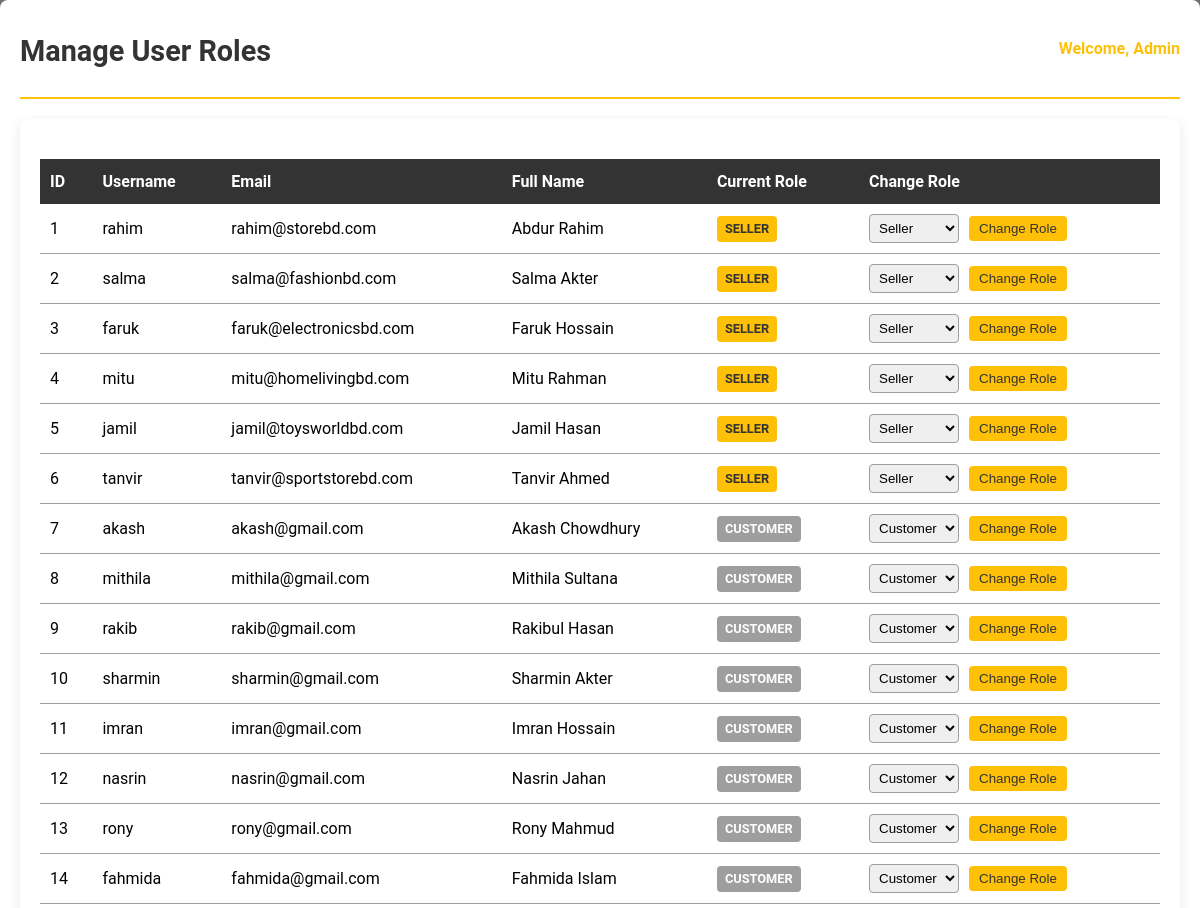
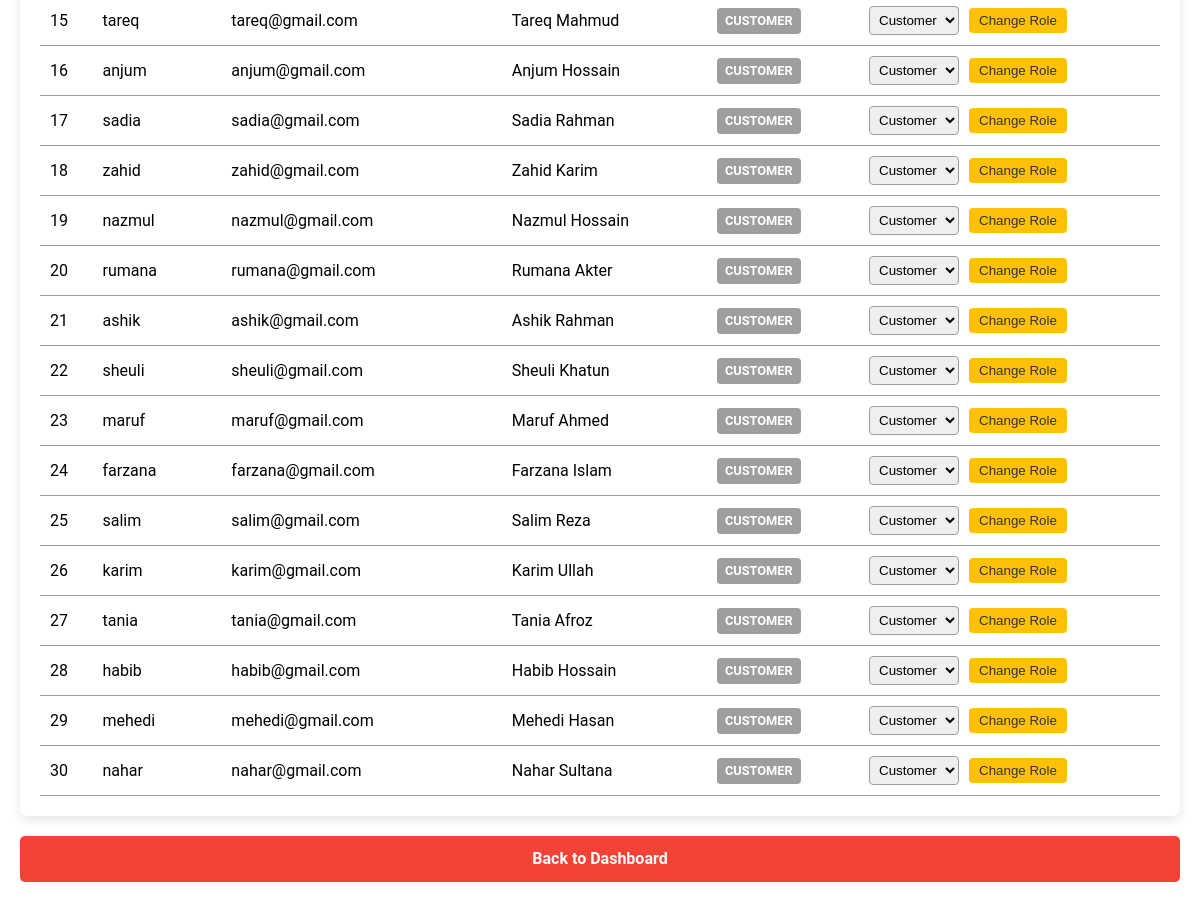
Page /manage_user_roles.php (signed in) on the committed database (2 pictures, top to bottom).
### tables this page shows
CREATE TABLE users (
    user_id INT AUTO_INCREMENT PRIMARY KEY,
    username VARCHAR(50) NOT NULL UNIQUE,
    password VARCHAR(255) NOT NULL,
    email VARCHAR(100) NOT NULL UNIQUE,
    full_name VARCHAR(100) NOT NULL,
    role ENUM('admin', 'seller', 'customer') NOT NULL,
    phone VARCHAR(20),
    address TEXT,
    created_at TIMESTAMP DEFAULT CURRENT_TIMESTAMP,
    last_login TIMESTAMP NULL
);

### manage_user_roles.php (the view, shortened to what this page needs)
<?php
include 'db_connect.php';
$query = "SELECT user_id, username, email, full_name, role FROM users WHERE role != 'admin'";
$result = mysqli_query($conn, $query);
?>
<!DOCTYPE html>
<html lang="en">
<head>
    <link rel="stylesheet" href="Admin_Styles.css">
</head>
<body>
    <div class="admin-dashboard">
        <div class="dashboard-header">
            <h1 class="dashboard-title">Manage User Roles</h1>
            <p class="dashboard-welcome">Welcome, Admin</p>
        </div>
        <div class="user-roles-container">
            <table class="user-roles-table">
                <thead>
                    <tr>
                        <th>ID</th>
                        <th>Username</th>
                        <th>Email</th>
                        <th>Full Name</th>
                        <th>Current Role</th>
                        <th>Change Role</th>
                    </tr>
                </thead>
                <tbody>
                    <?php while ($row = mysqli_fetch_assoc($result)): ?>
                    <tr>
                        <td><?php echo htmlspecialchars($row['user_id']); ?></td>
                        <td><?php echo htmlspecialchars($row['username']); ?></td>
                        <td><?php echo htmlspecialchars($row['email']); ?></td>
                        <td><?php echo htmlspecialchars($row['full_name']); ?></td>
                        <td>
                            <span class="role-badge <?php
                                echo $row['role'] == 'seller' ? 'role-badge-seller' : 'role-badge-customer';
                            ?>">
                                <?php echo htmlspecialchars($row['role']); ?>
                            </span>
                        </td>
                        <td>
                            <form method="post" class="role-change-form">
                                <select name="new_role">
                                    <option value="seller" <?php echo $row['role'] == 'seller' ? 'selected' : ''; ?>>Seller</option>
                                    <option value="customer" <?php echo $row['role'] == 'customer' ? 'selected' : ''; ?>>Customer</option>
                                </select>
                                <input type="submit" name="change_role" value="Change Role">
                            </form>
                        </td>
                    </tr>
                    <?php endwhile; ?>
                </tbody>
            </table>
        </div>
        <p class="text-center">
            <a href="admin_dashboard.php" class="logout-link">Back to Dashboard</a>
        </p>
    </div>
</body>
</html>

### Admin_Styles.css (style rules this page uses)
:root { --primary-color: #333333; --accent-color: #FFC107; --background-color: #212121a4; --text-color: #000000; --white: #ffffff; --success-color: #4CAF50; --danger-color: #F44336; --neutral-color: #9E9E9E; }
body { font-family: 'Roboto', 'Arial', sans-serif; background-color: var(--background-color); margin: 0; padding: 0; line-height: 1.6; color: var(--text-color); }
.admin-dashboard { max-width: 1200px; margin: 0 auto; padding: 20px; background-color: var(--white); box-shadow: 0 4px 12px rgba(0, 0, 0, 0.1); border-radius: 8px; }
.dashboard-header { display: flex; align-items: center; justify-content: space-between; border-bottom: 2px solid var(--accent-color); padding-bottom: 15px; margin-bottom: 20px; }
.dashboard-title { color: var(--primary-color); margin: 0; font-size: 1.8em; }
.dashboard-welcome { text-align: right; color: var(--accent-color); font-weight: bold; margin-bottom: 20px; }
.logout-link { display: block; text-align: center; margin-top: 20px; background-color: var(--danger-color); color: var(--white); padding: 10px 15px; text-decoration: none; border-radius: 5px; transition: background-color 0.3s ease; font-weight: bold; }

### manage_user_roles.php (style rules this page uses)
.user-roles-container { background-color: var(--white); border-radius: 8px; padding: 20px; box-shadow: 0 4px 12px rgba(0, 0, 0, 0.1); margin: 20px auto; max-width: 1200px; }
.user-roles-table { width: 100%; border-collapse: collapse; margin-top: 20px; }
.user-roles-table th { background-color: var(--primary-color); color: var(--white); padding: 10px; text-align: left; }
.user-roles-table td { padding: 10px; border-bottom: 1px solid var(--neutral-color); }
.role-change-form { display: flex; align-items: center; gap: 10px; }
.role-change-form select { padding: 5px; border: 1px solid var(--neutral-color); border-radius: 4px; }
.role-change-form input[type="submit"] { background-color: var(--accent-color); color: var(--primary-color); border: none; padding: 5px 10px; border-radius: 4px; cursor: pointer; transition: background-color 0.3s ease; }
.role-badge { display: inline-block; padding: 3px 8px; border-radius: 4px; font-size: 0.8em; font-weight: bold; text-transform: uppercase; }
.role-badge-seller { background-color: var(--accent-color); color: var(--primary-color); }
.role-badge-customer { background-color: var(--neutral-color); color: var(--white); }

### rows in the picture
users: user_id "1", username "rahim", email "rahim@storebd.com", full_name "Abdur Rahim", role "SELLER", new_role "Seller"
users: user_id "2", username "salma", email "salma@fashionbd.com", full_name "Salma Akter", role "SELLER", new_role "Seller"
users: user_id "3", username "faruk", email "faruk@electronicsbd.com", full_name "Faruk Hossain", role "SELLER", new_role "Seller"
users: user_id "4", username "mitu", email "mitu@homelivingbd.com", full_name "Mitu Rahman", role "SELLER", new_role "Seller"
users: user_id "5", username "jamil", email "jamil@toysworldbd.com", full_name "Jamil Hasan", role "SELLER", new_role "Seller"
users: user_id "6", username "tanvir", email "tanvir@sportstorebd.com", full_name "Tanvir Ahmed", role "SELLER", new_role "Seller"
users: user_id "7", username "akash", email "akash@gmail.com", full_name "Akash Chowdhury", role "CUSTOMER", new_role "Customer"
users: user_id "8", username "mithila", email "mithila@gmail.com", full_name "Mithila Sultana", role "CUSTOMER", new_role "Customer"
users: user_id "9", username "rakib", email "rakib@gmail.com", full_name "Rakibul Hasan", role "CUSTOMER", new_role "Customer"
users: user_id "10", username "sharmin", email "sharmin@gmail.com", full_name "Sharmin Akter", role "CUSTOMER", new_role "Customer"
users: user_id "11", username "imran", email "imran@gmail.com", full_name "Imran Hossain", role "CUSTOMER", new_role "Customer"
users: user_id "12", username "nasrin", email "nasrin@gmail.com", full_name "Nasrin Jahan", role "CUSTOMER", new_role "Customer"
users: user_id "13", username "rony", email "rony@gmail.com", full_name "Rony Mahmud", role "CUSTOMER", new_role "Customer"
users: user_id "14", username "fahmida", email "fahmida@gmail.com", full_name "Fahmida Islam", role "CUSTOMER", new_role "Customer"
users: user_id "15", username "tareq", email "tareq@gmail.com", full_name "Tareq Mahmud", role "CUSTOMER", new_role "Customer"
users: user_id "16", username "anjum", email "anjum@gmail.com", full_name "Anjum Hossain", role "CUSTOMER", new_role "Customer"
users: user_id "17", username "sadia", email "sadia@gmail.com", full_name "Sadia Rahman", role "CUSTOMER", new_role "Customer"
users: user_id "18", username "zahid", email "zahid@gmail.com", full_name "Zahid Karim", role "CUSTOMER", new_role "Customer"
users: user_id "19", username "nazmul", email "nazmul@gmail.com", full_name "Nazmul Hossain", role "CUSTOMER", new_role "Customer"
users: user_id "20", username "rumana", email "rumana@gmail.com", full_name "Rumana Akter", role "CUSTOMER", new_role "Customer"
users: user_id "21", username "ashik", email "ashik@gmail.com", full_name "Ashik Rahman", role "CUSTOMER", new_role "Customer"
users: user_id "22", username "sheuli", email "sheuli@gmail.com", full_name "Sheuli Khatun", role "CUSTOMER", new_role "Customer"
users: user_id "23", username "maruf", email "maruf@gmail.com", full_name "Maruf Ahmed", role "CUSTOMER", new_role "Customer"
users: user_id "24", username "farzana", email "farzana@gmail.com", full_name "Farzana Islam", role "CUSTOMER", new_role "Customer"
users: user_id "25", username "salim", email "salim@gmail.com", full_name "Salim Reza", role "CUSTOMER", new_role "Customer"
users: user_id "26", username "karim", email "karim@gmail.com", full_name "Karim Ullah", role "CUSTOMER", new_role "Customer"
users: user_id "27", username "tania", email "tania@gmail.com", full_name "Tania Afroz", role "CUSTOMER", new_role "Customer"
users: user_id "28", username "habib", email "habib@gmail.com", full_name "Habib Hossain", role "CUSTOMER", new_role "Customer"
users: user_id "29", username "mehedi", email "mehedi@gmail.com", full_name "Mehedi Hasan", role "CUSTOMER", new_role "Customer"
users: user_id "30", username "nahar", email "nahar@gmail.com", full_name "Nahar Sultana", role "CUSTOMER", new_role "Customer"
